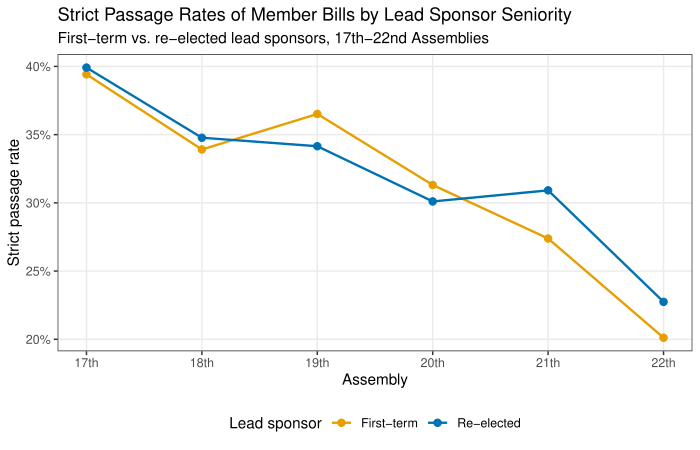

R code for this plot:
# fig_2.R - Raw strict passage rates of member bills, first-term vs re-elected
# lead sponsors, 17th-22nd Assemblies

library(arrow)
library(dplyr)
library(ggplot2)

data_dir <- "/Users/kyusik/kna/data/processed"
out_path <- "/Users/kyusik/Desktop/kyusik-github/kna-research-agents/articles/figures/2026-08-24_r30/fig_2.pdf"

# --- Load data --------------------------------------------------------------

members <- read_parquet(file.path(data_dir, "member_info_17_22.parquet")) %>%
  mutate(assembly = as.integer(assembly)) %>%
  select(mona_cd, assembly, reelection)

bills <- bind_rows(lapply(17:22, function(a) {
  read_parquet(file.path(data_dir, sprintf("master_bills_%d.parquet", a))) %>%
    select(age, rst_mona_cd, ppsr_kind, passed) %>%
    mutate(age = as.integer(age))
}))

# --- Member bills joined to lead-sponsor info -------------------------------

member_bills <- bills %>%
  filter(ppsr_kind == "의원") %>%
  inner_join(members, by = c("rst_mona_cd" = "mona_cd", "age" = "assembly")) %>%
  filter(!is.na(reelection)) %>%
  mutate(
    sponsor_group = if_else(reelection == "초선", "First-term", "Re-elected")
  )

# --- Raw strict passage rates by Assembly and sponsor group -----------------

pass_rates <- member_bills %>%
  group_by(age, sponsor_group) %>%
  summarise(
    n_bills   = n(),
    pass_rate = mean(as.numeric(passed), na.rm = TRUE),
    .groups   = "drop"
  )

# --- Plot -------------------------------------------------------------------

# Okabe-Ito colorblind-safe palette
okabe_ito <- c("First-term" = "#E69F00", "Re-elected" = "#0072B2")

p <- ggplot(pass_rates,
            aes(x = age, y = pass_rate,
                color = sponsor_group, group = sponsor_group)) +
  geom_line(linewidth = 0.8) +
  geom_point(size = 2.2) +
  scale_color_manual(values = okabe_ito, name = "Lead sponsor") +
  scale_x_continuous(breaks = 17:22, labels = paste0(17:22, "th")) +
  scale_y_continuous(labels = scales::percent_format(accuracy = 1)) +
  labs(
    x = "Assembly",
    y = "Strict passage rate",
    title = "Strict Passage Rates of Member Bills by Lead Sponsor Seniority",
    subtitle = "First-term vs. re-elected lead sponsors, 17th-22nd Assemblies"
  ) +
  theme_bw(base_size = 11) +
  theme(
    legend.position = "bottom",
    panel.grid.minor = element_blank()
  )

dir.create(dirname(out_path), recursive = TRUE, showWarnings = FALSE)
ggsave(out_path, plot = p, width = 7, height = 4.5)
